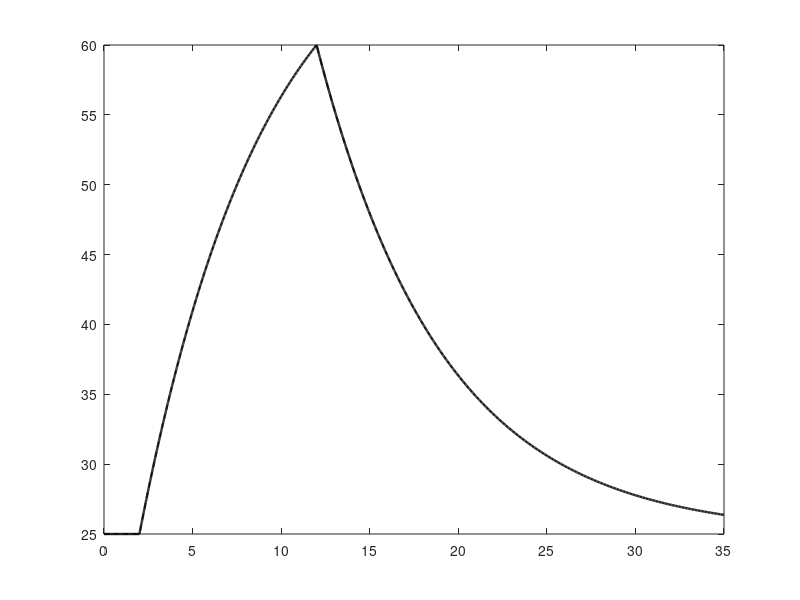

This chart was generated by the following MATLAB code: (Note: this script raises an error after producing the figure.)
function s = simular_electrotermico_SMA_v3()
% SIMULAR_ELECTROTERMICO_SMA_V3
% Análisis electrotérmico de un hilo NiTi. Lazo abierto, sin Simulink.
% MATLAB R2025a. Resuelve una ecuación de balance de energía con ode45.
%
% IMPORTANTE: R_medida = 2.7 ohm se midió con multímetro de dos puntas.
% INCLUYE puntas y contactos. NO equivale necesariamente a R del alambre.
% El diámetro, cp, rho y h son supuestos/referencias, no pruebas Nexmetal.
% NO utilizar los valores de corriente de este código como instrucciones
% para energizar un alambre real o para una prueba sobre piel.
%
% MODELO: (rho*cp*pi*d^2*L/4)*dT/dt = I(t)^2*R - h*pi*d*L*(T-Ta)
% Referencia directa: https://www.mdpi.com/2076-0825/10/3/63
% Referencia propiedades: https://www.dynalloy.com/pdfs/TCF1140.pdf
% Referencia 0.30 mm: https://fwmetals.com/media/pbmke3zt/0-3-mm-acuator-data-sheet.pdf

clc; fprintf('\n=== MODELO ELECTROTERMICO SMA (ECUACIONES) v3 ===\n');

% -------- ENTRADAS EDITABLES --------
p.R_leida_Ohm = 2.70;    % medida real, 12 cm, dos puntas (SIN corregir)
p.R_puntas_Ohm = NaN;  % PENDIENTE: medir con puntas cortocircuitadas
p.L_m = 0.12;          % longitud medida
p.d_m = 0.30e-3;       % diámetro NOMINAL, confirmar con medición
p.rho_kg_m3 = 6450;   % densidad NiTi, Fort Wayne Metals y Dynalloy
p.cp_J_kgK = 0.20*4184; % Dynalloy: 0.2 cal/(g K)
p.h_W_m2K = 57.02;    % estimación anterior: NO medición de este montaje
p.Tamb_C = 25;        % supuesto de laboratorio; medir
p.T_obj_C = 60;       % objetivo NOMINAL, NO garantiza Af ni contracción
p.t_cal_s = 10;       % tiempo de calentamiento solicitado al escenario
p.t_espera_s = 2;     % inicio de aporte eléctrico
p.t_final_s = 35;     % tiempo de simulación
p.h_escenarios = [30 57.02 90]; % SOLO sensibilidad ilustrativa (no intervalos calibrados)

if isnan(p.R_puntas_Ohm)
    p.R_alambre_Ohm = p.R_leida_Ohm;
    p.etiqueta_R = 'Lectura sin corregir (R alambre + puntas + contactos)';
    warning('SMA:RnoCorregida', ['Se usa la lectura 2.70 ohm SIN corregir. ', ...
        'NO es resistencia propia confirmada del Nexmetal.']);
else
    assert(p.R_puntas_Ohm>=0 && p.R_puntas_Ohm<p.R_leida_Ohm,...
        'La resistencia de puntas debe ser >=0 y menor que la lectura.');
    p.R_alambre_Ohm = p.R_leida_Ohm-p.R_puntas_Ohm;
    p.etiqueta_R = 'Resistencia corregida por cortocircuito de puntas (aun incluye error de contacto)';
end
assert(p.L_m>0 && p.d_m>0 && p.cp_J_kgK>0 && p.rho_kg_m3>0 && p.h_W_m2K>0);
assert(p.T_obj_C>p.Tamb_C && p.t_cal_s>0 && p.t_espera_s>=0);

p.A_lateral_m2 = pi*p.d_m*p.L_m;        % superficie expuesta, sin extremos
p.Volumen_m3 = pi*p.d_m^2/4*p.L_m;
p.masa_kg = p.rho_kg_m3*p.Volumen_m3;
p.C_J_K = p.masa_kg*p.cp_J_kgK;    % capacidad térmica total
p.G_W_K = p.h_W_m2K*p.A_lateral_m2; % conducción a los terminales OMITIDA
p.tau_s = p.C_J_K/p.G_W_K;
p.t_corte_s = p.t_espera_s+p.t_cal_s;

% CORRIENTE TEORICA para alcanzar 60 C al finalizar t_cal_s,
% con I constante y modelo ideal, SIN calor de transformación.
p.I_esc_A = sqrt(p.G_W_K*(p.T_obj_C-p.Tamb_C)/...
                (p.R_alambre_Ohm*(1-exp(-p.t_cal_s/p.tau_s))));
p.P_on_W = p.I_esc_A^2*p.R_alambre_Ohm;
p.E_entrada_J = p.P_on_W*p.t_cal_s;

% -------- INTEGRACION NUMERICA CON ODE45 --------
opts = odeset('RelTol',1e-10,'AbsTol',1e-11);
t_pre = linspace(0,p.t_espera_s,60).';
T_pre = p.Tamb_C*ones(size(t_pre));
Tspan_cal = linspace(p.t_espera_s,p.t_corte_s,1300).';
[th,Th] = ode45(@(t,T) (p.P_on_W-p.G_W_K*(T-p.Tamb_C))/p.C_J_K,...
                 Tspan_cal,p.Tamb_C,opts);
Tspan_enf = linspace(p.t_corte_s,p.t_final_s,2000).';
[tc,Tc] = ode45(@(t,T) (-p.G_W_K*(T-p.Tamb_C))/p.C_J_K,...
                 Tspan_enf,Th(end),opts);
t = [t_pre(1:end-1);th;tc(2:end)];
T = [T_pre(1:end-1);Th;Tc(2:end)];

% Solución exacta POR TRAMOS del mismo modelo, para verificación
T_exacta = p.Tamb_C*ones(size(t));
k1 = t>=p.t_espera_s & t<=p.t_corte_s;
T_exacta(k1) = p.Tamb_C + (p.P_on_W/p.G_W_K)*...
               (1-exp(-(t(k1)-p.t_espera_s)/p.tau_s));
DT_corte = (p.P_on_W/p.G_W_K)*(1-exp(-p.t_cal_s/p.tau_s));
k2 = t>p.t_corte_s;
T_exacta(k2) = p.Tamb_C+DT_corte.*exp(-(t(k2)-p.t_corte_s)/p.tau_s);

P_in = zeros(size(t));
kcal = t>=p.t_espera_s & t<p.t_corte_s;
P_in(kcal) = p.P_on_W;
P_conv = p.G_W_K*(T-p.Tamb_C);
U = p.C_J_K*(T-p.Tamb_C);  % energía almacenada
Q_in = p.P_on_W*max(0,min(t,p.t_corte_s)-p.t_espera_s);
Q_conv = cumtrapz(t,P_conv);
residuo = Q_in-Q_conv-U;
err_temp = max(abs(T-T_exacta));
err_balance = max(abs(residuo));

assert(err_temp<0.02,'La integración de ode45 difiere de la solución exacta.');
assert(err_balance<0.02,'El balance energético tiene un error inesperado.');
assert(all(isfinite(T)) && min(T)>=p.Tamb_C-1e-6);

% -------- CORRIENTE VS TIEMPO Y SENSIBILIDAD DE CONVECCION --------
tiempos = [2 3 5 8 10 15 20].';
I_req = zeros(numel(tiempos),numel(p.h_escenarios));
for j=1:numel(p.h_escenarios)
    G = p.h_escenarios(j)*p.A_lateral_m2;
    tau = p.C_J_K/G;
    I_req(:,j) = sqrt(G*(p.T_obj_C-p.Tamb_C)./...
                         (p.R_alambre_Ohm*(1-exp(-tiempos./tau))));
end

% -------- RESULTADOS REPRODUCIBLES --------
outDir = fullfile(fileparts(mfilename('fullpath')),'Resultados');
if ~exist(outDir,'dir'), mkdir(outDir); end

f1=figure('Color','white','Name','SMA: calentamiento y enfriamiento');
plot(t,T,'k-','LineWidth',1.7); hold on;
plot(t,T_exacta,'k--','LineWidth',1.1);
yline(p.T_obj_C,'k:','60 °C nominal (solo objetivo)');
xline(p.t_corte_s,'k-.','Desconexion','LabelVerticalAlignment','bottom');
xlabel('Tiempo [s]'); ylabel('Temperatura del alambre [°C]');
title('Respuesta térmica idealizada del alambre NiTi (lazo abierto)');
legend('ode45','Solucion exacta','Location','best'); grid on; box on;
exportgraphics(f1,fullfile(outDir,'01_temperatura.png'),'Resolution',300);
exportgraphics(f1,fullfile(outDir,'01_temperatura.pdf'),'ContentType','vector');

f2=figure('Color','white','Name','SMA: potencia y perdida convectiva');
plot(t,P_in,'k-','LineWidth',1.6); hold on;
plot(t,P_conv,'k--','LineWidth',1.4);
xlabel('Tiempo [s]'); ylabel('Potencia [W]');
title('Potencia de Joule y perdida convectiva (modelo simplificado)');
legend('Potencia electrica I^2R','Conveccion h A (T-T_a)','Location','best');
grid on; box on;
exportgraphics(f2,fullfile(outDir,'02_potencias.png'),'Resolution',300);
exportgraphics(f2,fullfile(outDir,'02_potencias.pdf'),'ContentType','vector');

f3=figure('Color','white','Name','SMA: corriente y tiempo objetivo');
styles={'k-','k--','k:'}; hold on;
for j=1:numel(p.h_escenarios)
    plot(tiempos,I_req(:,j),styles{j},'LineWidth',1.7,...
        'DisplayName',sprintf('h=%.2f W/(m^2 K)',p.h_escenarios(j)));
end
xlabel('Tiempo para alcanzar 60 °C [s]'); ylabel('Corriente teorica constante [A]');
title('Analisis de sensibilidad a conveccion (escenarios no calibrados)');
legend('Location','northeast'); grid on; box on;
exportgraphics(f3,fullfile(outDir,'03_corriente_vs_tiempo.png'),'Resolution',300);
exportgraphics(f3,fullfile(outDir,'03_corriente_vs_tiempo.pdf'),'ContentType','vector');

f4=figure('Color','white','Name','SMA: balance de energia');
plot(t,Q_in,'k-','LineWidth',1.6); hold on;
plot(t,Q_conv+U,'k--','LineWidth',1.5);
xlabel('Tiempo [s]'); ylabel('Energia acumulada [J]');
title('Comprobacion: energia electrica vs almacenamiento + conveccion');
legend('Energia suministrada','Energia almacenada + perdida','Location','best');
grid on; box on;
exportgraphics(f4,fullfile(outDir,'04_balance_energia.png'),'Resolution',300);
exportgraphics(f4,fullfile(outDir,'04_balance_energia.pdf'),'ContentType','vector');

trazas = table(t,T,T_exacta,P_in,P_conv,U,Q_in,Q_conv,residuo,...
    'VariableNames',{'t_s','T_ode45_C','T_analitica_C','P_e_W','P_conv_W',...
                     'U_almacenada_J','E_entrada_J','E_conveccion_J','Residuo_J'});
writetable(trazas,fullfile(outDir,'trazas_electrotermicas.csv'));
columnas=cell(1,numel(p.h_escenarios));
for j=1:numel(p.h_escenarios)
    columnas{j}=sprintf('I_h_%g_A',p.h_escenarios(j));
    columnas{j}=strrep(columnas{j},'.','p');
end
sensi = array2table([tiempos I_req],'VariableNames',[{'tiempo_s'} columnas]);
writetable(sensi,fullfile(outDir,'sensibilidad_corriente.csv'));

f=fopen(fullfile(outDir,'resumen.txt'),'w');
fprintf(f,'MODELO ELECTROTERMICO SMA v3 (NO VALIDADO EN PROTOTIPO)\n');
fprintf(f,'Longitud=%.4f m, diametro nominal=%.4f mm\n',p.L_m,1e3*p.d_m);
fprintf(f,'R leida con dos puntas=%.4f ohm\n',p.R_leida_Ohm);
fprintf(f,'R del escenario=%.4f ohm: %s\n',p.R_alambre_Ohm,p.etiqueta_R);
fprintf(f,'rho=%.1f kg/m3, cp=%.3f J/kgK (otros fabricantes NiTi)\n',p.rho_kg_m3,p.cp_J_kgK);
fprintf(f,'h=%.3f W/(m2 K) NO calibrado; solo escenario de referencia\n',p.h_W_m2K);
fprintf(f,'C=%.6f J/K, G=%.8f W/K, tau=%.4f s\n',p.C_J_K,p.G_W_K,p.tau_s);
fprintf(f,'Corriente teorica para T=%.2f C en %.2f s: %.6f A\n',p.T_obj_C,p.t_cal_s,p.I_esc_A);
fprintf(f,'Potencia durante el pulso=%.6f W; energia=%.6f J\n',p.P_on_W,p.E_entrada_J);
fprintf(f,'Error maximo ode45/exacta=%.8g C\n',err_temp);
fprintf(f,'Error maximo de cierre energetico=%.8g J\n',err_balance);
fprintf(f,'Advertencias: sin calor latente, conduccion a soportes, R(T), radiacion, piel o sensores.\n');
fprintf(f,'NO USAR ESTA CORRIENTE COMO CONSIGNA PARA ENSAYOS FISICOS.\n');
fclose(f);

fprintf('R leida=%.3f ohm | R escenario=%.3f ohm [%s]\n',...
        p.R_leida_Ohm,p.R_alambre_Ohm,p.etiqueta_R);
fprintf('C=%.6f J/K | G=%.6f W/K | tau=%.3f s\n',...
        p.C_J_K,p.G_W_K,p.tau_s);
fprintf('I teorica para alcanzar %.1f °C en %.1f s: %.4f A [NO consigna experimental]\n',...
        p.T_obj_C,p.t_cal_s,p.I_esc_A);
fprintf('Error ode45 vs exacta: %.5g °C | error energetico: %.5g J\n',...
        err_temp,err_balance);
fprintf('Resultados: %s\n',outDir);

s = struct('parametros',p,'tiempo_s',t,'temperatura_C',T,...
           'temperatura_exacta_C',T_exacta,'potencia_W',P_in,...
           'perdida_conv_W',P_conv,'corriente_objetivo_A',p.I_esc_A,...
           'error_temperatura_C',err_temp,'error_energia_J',err_balance,...
           'tabla_trazas',trazas,'tabla_sensibilidad',sensi,'carpeta',outDir);
end
